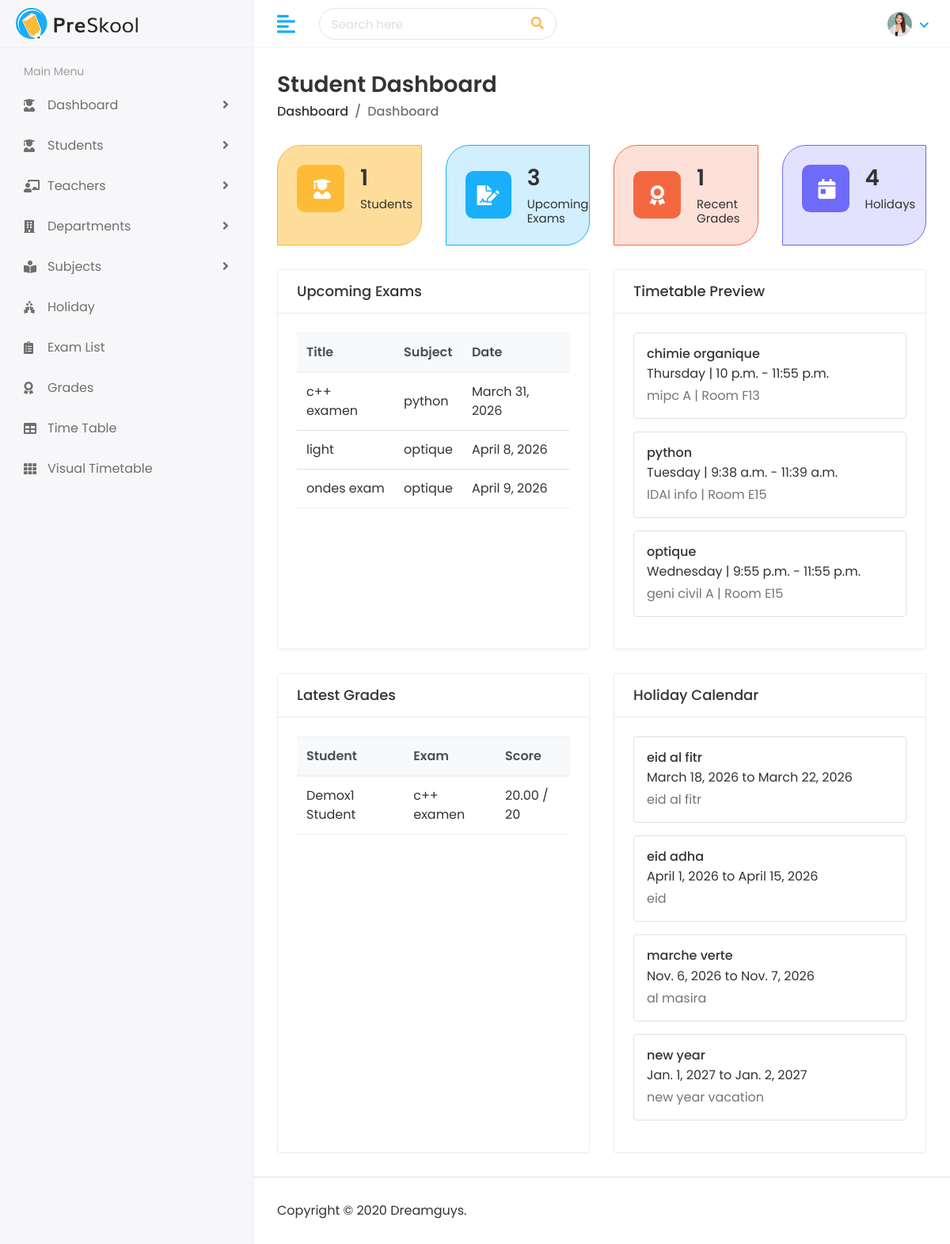
/dashboard/student/ (signed in), run on the app's committed database.
### faculty/models.py (models this page shows, shortened)
class Exam(models.Model):
    subject = models.ForeignKey(
        Subject,
        on_delete=models.CASCADE,
        related_name="exams",
    )
    teacher = models.ForeignKey(
        TeacherProfile,
        on_delete=models.SET_NULL,
        related_name="exams",
        null=True,
        blank=True,
    )
    title = models.CharField(max_length=150)
    target_class = models.CharField(max_length=50)
    section = models.CharField(max_length=10)
    exam_date = models.DateField()
    start_time = models.TimeField()
    end_time = models.TimeField()
    total_marks = models.PositiveIntegerField(default=100)
    description = models.TextField(blank=True)
    class Meta:
        ordering = ["exam_date", "start_time"]

class Subject(models.Model):
    department = models.ForeignKey(
        Department,
        on_delete=models.CASCADE,
        related_name="subjects",
    )
    teacher = models.ForeignKey(
        TeacherProfile,
        on_delete=models.SET_NULL,
        related_name="subjects",
        null=True,
        blank=True,
    )
    code = models.CharField(max_length=20, unique=True)
    name = models.CharField(max_length=150)
    credit_hours = models.PositiveSmallIntegerField(default=3)
    description = models.TextField(blank=True)
    class Meta:
        ordering = ["name"]
        constraints = [
            models.UniqueConstraint(
                fields=["department", "name"],
                name="faculty_subject_department_id_name_baa88039_uniq",
            )
        ]

class TimetableEntry(models.Model):
    DAY_CHOICES = [
        ("Monday", "Monday"),
        ("Tuesday", "Tuesday"),
        ("Wednesday", "Wednesday"),
        ("Thursday", "Thursday"),
        ("Friday", "Friday"),
        ("Saturday", "Saturday"),
    ]
    subject = models.ForeignKey(
        Subject,
        on_delete=models.CASCADE,
        related_name="timetable_entries",
    )
    teacher = models.ForeignKey(
        TeacherProfile,
        on_delete=models.SET_NULL,
        related_name="timetable_entries",
        null=True,
        blank=True,
    )
    day_of_week = models.CharField(max_length=10, choices=DAY_CHOICES)
    target_class = models.CharField(max_length=50)
    section = models.CharField(max_length=10)
    room = models.CharField(max_length=50)
    start_time = models.TimeField()
    end_time = models.TimeField()
    class Meta:
        ordering = ["day_of_week", "start_time"]
        constraints = [
            models.UniqueConstraint(
                fields=["day_of_week", "target_class", "section", "start_time"],
                name="faculty_timetableentry_day_of_week_target_class_section_start_time_08f15d48_uniq",
            )
        ]

class ExamResult(models.Model):
    exam = models.ForeignKey(
        Exam,
        on_delete=models.CASCADE,
        related_name="results",
    )
    student = models.ForeignKey(
        "student.Student",
        on_delete=models.CASCADE,
        related_name="exam_results",
    )
    graded_by = models.ForeignKey(
        TeacherProfile,
        on_delete=models.SET_NULL,
        related_name="graded_results",
        null=True,
        blank=True,
    )
    marks_obtained = models.DecimalField(max_digits=5, decimal_places=2)
    remarks = models.CharField(max_length=255, blank=True)
    created_at = models.DateTimeField(auto_now_add=True)
    class Meta:
        ordering = ["-created_at"]
        constraints = [
            models.UniqueConstraint(
                fields=["exam", "student"],
                name="faculty_examresult_exam_id_student_id_f56d79ff_uniq",
            )
        ]

class Holiday(models.Model):
    title = models.CharField(max_length=150)
    start_date = models.DateField()
    end_date = models.DateField()
    description = models.TextField(blank=True)
    class Meta:
        ordering = ["start_date", "title"]

### student/models.py (models this page shows, shortened)
class Student(models.Model):
    GENDER_CHOICES = [("Male", "Male"), ("Female", "Female")]
    user = models.OneToOneField(
        settings.AUTH_USER_MODEL,
        on_delete=models.SET_NULL,
        related_name="student_profile",
        null=True,
        blank=True,
    )
    first_name = models.CharField(max_length=100)
    last_name = models.CharField(max_length=100)
    student_id = models.CharField(max_length=20, unique=True)
    gender = models.CharField(max_length=10, choices=GENDER_CHOICES)
    date_of_birth = models.DateField()
    student_class = models.CharField(max_length=50)
    joining_date = models.DateField()
    mobile_number = models.CharField(max_length=15)
    admission_number = models.CharField(max_length=20, unique=True)
    section = models.CharField(max_length=10)
    student_image = models.FileField(upload_to="students/", blank=True, null=True)
    parent = models.OneToOneField(
        Parent,
        on_delete=models.CASCADE,
        related_name="student",
    )
    class Meta:
        ordering = ["first_name", "last_name"]
    @property
    def full_name(self):
        return f"{self.first_name} {self.last_name}".strip()

### faculty/views.py (the view)
# urls.py: path("dashboard/student/", views.student_dashboard, name="student_dashboard"),
@role_required("student", "admin", "teacher")
def student_dashboard(request):
    context = {
        "student_count": Student.objects.count(),
        "upcoming_exams": Exam.objects.select_related("subject").all()[:5],
        "recent_results": ExamResult.objects.select_related("exam", "student").all()[:5],
        "timetable_entries": TimetableEntry.objects.select_related("subject", "teacher").all()[:6],
        "holidays": Holiday.objects.all()[:5],
    }
    return render(request, "students/student-dashboard.html", context)

### home_auth/models.py (called while the page is built)
    @property
    def role(self):
        if self.is_superuser or self.is_admin:
            return "Admin"
        if self.is_teacher:
            return "Teacher"
        if self.is_student:
            return "Student"
        return "User"

### templates/students/student-dashboard.html (shortened to what this page needs)
{% extends 'Home/base.html' %}
{% block page_title %}Student Dashboard{% endblock %}
{% block body %}
<div class="row">
    <div class="col-xl-3 col-sm-6 col-12 d-flex">
        <div class="card bg-one w-100">
            <div class="card-body">
                <div class="db-widgets d-flex justify-content-between align-items-center">
                    <div class="db-icon"><i class="fas fa-user-graduate"></i></div>
                    <div class="db-info">
                        <h3>{{ student_count }}</h3>
                        <h6>Students</h6>
                    </div>
                </div>
            </div>
        </div>
    </div>
    <div class="col-xl-3 col-sm-6 col-12 d-flex">
        <div class="card bg-two w-100">
            <div class="card-body">
                <div class="db-widgets d-flex justify-content-between align-items-center">
                    <div class="db-icon"><i class="fas fa-file-signature"></i></div>
                    <div class="db-info">
                        <h3>{{ upcoming_exams|length }}</h3>
                        <h6>Upcoming Exams</h6>
                    </div>
                </div>
            </div>
        </div>
    </div>
    <div class="col-xl-3 col-sm-6 col-12 d-flex">
        <div class="card bg-three w-100">
            <div class="card-body">
                <div class="db-widgets d-flex justify-content-between align-items-center">
                    <div class="db-icon"><i class="fas fa-award"></i></div>
                    <div class="db-info">
                        <h3>{{ recent_results|length }}</h3>
                        <h6>Recent Grades</h6>
                    </div>
                </div>
            </div>
        </div>
    </div>
    <div class="col-xl-3 col-sm-6 col-12 d-flex">
        <div class="card bg-four w-100">
            <div class="card-body">
                <div class="db-widgets d-flex justify-content-between align-items-center">
                    <div class="db-icon"><i class="fas fa-calendar-day"></i></div>
                    <div class="db-info">
                        <h3>{{ holidays|length }}</h3>
                        <h6>Holidays</h6>
                    </div>
                </div>
            </div>
        </div>
    </div>
</div>
<div class="row">
    <div class="col-md-12 col-lg-6 d-flex">
        <div class="card flex-fill">
            <div class="card-header">
                <h5 class="card-title">Upcoming Exams</h5>
            </div>
            <div class="card-body">
                <div class="table-responsive">
                    <table class="table table-hover table-center">
                        <thead class="thead-light">
                            <tr>
                                <th>Title</th>
                                <th>Subject</th>
                                <th>Date</th>
                            </tr>
                        </thead>
                        <tbody>
                            {% for exam in upcoming_exams %}
                                <tr>
                                    <td>{{ exam.title }}</td>
                                    <td>{{ exam.subject.name }}</td>
                                    <td>{{ exam.exam_date }}</td>
                                </tr>
                            {% empty %}
                                <tr><td colspan="3">No exams scheduled yet.</td></tr>
                            {% endfor %}
                        </tbody>
                    </table>
                </div>
            </div>
        </div>
    </div>
    <div class="col-md-12 col-lg-6 d-flex">
        <div class="card flex-fill">
            <div class="card-header">
                <h5 class="card-title">Timetable Preview</h5>
            </div>
            <div class="card-body">
                {% for entry in timetable_entries %}
                    <div class="border rounded p-3 mb-3">
                        <h6 class="mb-1">{{ entry.subject.name }}</h6>
                        <p class="mb-1">{{ entry.day_of_week }} | {{ entry.start_time }} - {{ entry.end_time }}</p>
                        <p class="mb-0 text-muted">{{ entry.target_class }} {{ entry.section }} | Room {{ entry.room }}</p>
                    </div>
                {% empty %}
                    <p class="mb-0">No timetable entries yet.</p>
                {% endfor %}
            </div>
        </div>
    </div>
</div>
<div class="row">
    <div class="col-md-12 col-lg-6 d-flex">
        <div class="card flex-fill">
            <div class="card-header">
                <h5 class="card-title">Latest Grades</h5>
            </div>
            <div class="card-body">
                <div class="table-responsive">
                    <table class="table table-hover table-center">
                        <thead class="thead-light">
                            <tr>
                                <th>Student</th>
                                <th>Exam</th>
                                <th>Score</th>
                            </tr>
                        </thead>
                        <tbody>
                            {% for result in recent_results %}
                                <tr>
                                    <td>{{ result.student.full_name }}</td>
                                    <td>{{ result.exam.title }}</td>
                                    <td>{{ result.marks_obtained }} / {{ result.exam.total_marks }}</td>
                                </tr>
                            {% empty %}
                                <tr><td colspan="3">No grades recorded yet.</td></tr>
                            {% endfor %}
                        </tbody>
                    </table>
                </div>
            </div>
        </div>
    </div>
    <div class="col-md-12 col-lg-6 d-flex">
        <div class="card flex-fill">
            <div class="card-header">
                <h5 class="card-title">Holiday Calendar</h5>
            </div>
            <div class="card-body">
                {% for holiday in holidays %}
                    <div class="border rounded p-3 mb-3">
                        <h6 class="mb-1">{{ holiday.title }}</h6>
                        <p class="mb-1">{{ holiday.start_date }} to {{ holiday.end_date }}</p>
                        <p class="mb-0 text-muted">{{ holiday.description|default:"No description provided." }}</p>
                    </div>
                {% empty %}
                    <p class="mb-0">No holidays listed yet.</p>
                {% endfor %}
            </div>
        </div>
    </div>
</div>
{% endblock %}

### static/assets/css/style.css (style rules this page uses)
html { height: 100%; }
body { background-color: #fff; color: #333; font-family: 'Poppins', sans-serif; font-size: 1rem; height: 100%; line-height: 1.5; overflow-x: hidden; }
h1, h2, h3, h4, h5, h6 { font-family: 'Poppins', sans-serif; margin-top: 0; }
.table { color: #333; max-width: 100%; margin-bottom: 0; width: 100%; }
.table thead tr th { font-weight: 600; }
.table tbody tr { border-bottom: 1px solid rgba(0, 0, 0, 0.05); }
.table.table-center td, .table.table-center th { vertical-align: middle; }
.table .thead-light th { color: #495057; background-color: #f8f9fa; border-color: #eff2f7; }
.text-muted { color: #757575 !important; }
.card { border: 1px solid #ececf5; box-shadow: 0 1px 3px 0 rgba(0, 0, 0, 0.03); margin-bottom: 1.875rem; }
.card-body { padding: 1.5rem; }
.card-header { border-bottom: 1px solid #e6e6e6; padding: 1rem 1.5rem; }
.card .card-header { background-color: #fff; border-bottom: 1px solid #eaeaea; }
.card .card-header .card-title { margin-bottom: 0; font-size: 18px; }
.bg-one { background-color: rgb(253 187 56 / 0.5); border-color: #fdbb38; border-radius: 30px 0px; }
.bg-two { background-color: rgb(25 175 251 / 0.2); border-color: #19affb; border-radius: 30px 0px; }
.bg-three { background-color: rgb(244 104 65 / 0.2); border-color: #f46841; border-radius: 30px 0px; }
.bg-four { background-color: rgb(110 107 250 / 0.2); border-color: #6e6bfa; border-radius: 30px 0px; }
.db-icon { font-size: 25px; width: 60px; height: 60px; padding: 13px 21px; border-radius: 10px; color: #fff; margin-right: 20px; }
.bg-one .db-icon { background-color: #fdbb38; }
.bg-two .db-icon { background-color: #19affb; padding: 13px 15px; }
.bg-three .db-icon { background-color: #f46841; }
.bg-four .db-icon { background-color: #6e6bfa; }
.db-info h3 { font-size: 28px; font-weight: 600; color: #333333; }
.db-info h6 { margin: 0px; font-weight: 400; font-size: 15px; color: #333333; }

### data on the page
Exam: title "c++ examen", subject.name "python", exam_date "March 31, 2026"
Exam: title "light", subject.name "optique", exam_date "April 8, 2026"
Exam: title "ondes exam", subject.name "optique", exam_date "April 9, 2026"
TimetableEntry: subject.name "chimie organique", day_of_week "Thursday", start_time "10 p.m.", end_time "11:55 p.m.", target_class "mipc", section "A", room "F13"
TimetableEntry: subject.name "python", day_of_week "Tuesday", start_time "9:38 a.m.", end_time "11:39 a.m.", target_class "IDAI", section "info", room "E15"
TimetableEntry: subject.name "optique", day_of_week "Wednesday", start_time "9:55 p.m.", end_time "11:55 p.m.", target_class "geni civil", section "A", room "E15"
ExamResult: student.full_name "Demox1 Student", exam "c++ examen", marks_obtained "20.00", exam.total_marks "20"
Holiday: title "eid al fitr", start_date "March 18, 2026", end_date "March 22, 2026", description "eid al fitr"
Holiday: title "eid adha", start_date "April 1, 2026", end_date "April 15, 2026", description "eid"
Holiday: title "marche verte", start_date "Nov. 6, 2026", end_date "Nov. 7, 2026", description "al masira"
Holiday: title "new year", start_date "Jan. 1, 2027", end_date "Jan. 2, 2027", description "new year vacation"

### other printed values
{{ student_count }} "1"
{{ upcoming_exams|length }} "3"
{{ recent_results|length }} "1"
{{ holidays|length }} "4"
